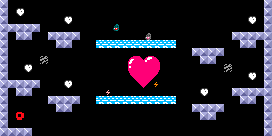

Below is a game level as drawn by its tile map, then a one-line description and the .tmx file that defines it, in full:
An orthogonal 34x17 tile map with 8x8 px tiles, 1 tile layer (Tile Layer 1) and 4 objects (2x 0, 2x 2).

<map version="1.0" orientation="orthogonal" renderorder="right-down" width="34" height="17" tilewidth="8" tileheight="8" nextobjectid="30">
 <properties>
  <property name="name" value="pacman" />
 </properties>
 <tileset firstgid="1" name="pacman" tilewidth="8" tileheight="8">
  <image source="tileset.png" width="160" height="200" />
 </tileset>
 <layer name="Tile Layer 1" width="34" height="17">
  <properties>
   <property name="texture" value="tileset" />
  </properties>
  <data encoding="csv">
61,0,0,0,0,0,0,0,0,0,0,0,0,0,0,0,0,0,0,0,0,0,0,0,0,0,0,0,0,0,0,0,0,61,
61,0,6,0,0,0,0,0,0,0,0,0,0,0,0,0,0,0,0,0,0,0,0,0,0,0,0,0,0,0,0,0,0,61,
61,0,0,0,0,0,0,0,6,0,0,0,0,0,0,0,0,0,0,0,0,0,0,0,0,0,0,0,0,0,0,6,0,61,
61,61,61,61,61,0,0,0,0,0,0,0,0,0,107,0,0,0,0,0,0,0,0,0,0,0,0,0,0,0,0,0,0,61,
61,0,61,61,0,0,61,61,61,61,0,0,0,0,0,0,0,0,67,0,0,0,0,0,0,0,0,0,0,61,61,61,61,61,
61,0,0,0,0,0,0,61,61,0,0,0,4,4,4,4,4,4,4,4,4,4,0,0,0,0,0,0,0,0,61,61,0,61,
61,0,0,0,0,0,0,0,0,0,0,0,0,0,0,0,0,0,0,0,0,0,0,0,61,61,61,61,0,0,0,0,0,61,
61,0,0,0,0,3,0,0,0,0,0,0,0,0,0,0,9,10,11,12,0,0,0,0,0,61,61,0,0,0,0,0,0,61,
61,0,0,6,0,0,0,0,0,0,0,0,0,0,0,0,29,13,13,32,0,0,0,0,0,0,0,0,3,0,0,0,0,61,
61,0,0,0,0,0,0,0,0,0,0,0,0,0,0,0,49,13,13,52,0,0,0,0,0,0,0,0,0,0,0,6,0,61,
61,61,61,61,61,0,0,0,6,0,0,0,0,0,0,0,69,70,71,47,0,0,0,0,0,0,0,0,0,0,0,0,0,61,
61,0,61,61,0,0,0,0,0,0,0,0,0,27,0,0,0,0,0,0,0,0,0,0,0,6,0,0,0,61,61,61,61,61,
61,0,0,0,0,0,61,61,61,61,0,0,4,4,4,4,4,4,4,4,4,4,0,0,0,0,0,0,0,0,61,61,0,61,
61,0,0,0,0,0,0,61,61,0,0,0,0,0,0,0,0,0,0,0,0,0,0,0,61,61,61,61,0,0,0,0,0,61,
61,0,20,0,0,0,0,0,0,0,0,0,0,0,0,0,0,0,0,0,0,0,0,0,0,61,61,0,0,0,0,0,0,61,
61,0,0,0,0,0,0,0,0,0,0,0,0,0,0,0,0,0,0,0,0,0,0,0,0,0,0,0,0,0,0,0,0,61,
61,61,61,61,0,0,0,0,0,0,0,0,0,0,0,0,0,0,0,0,0,0,0,0,0,0,0,0,0,0,0,0,0,61
</data>
 </layer>
 <objectgroup name="enemies">
  <properties>
   <property name="_type" value="1" />
   <property name="sizex" value="16" />
   <property name="sizey" value="16" />
   <property name="speedx" value="30" />
   <property name="speedy" value="100" />
   <property name="texture" value="enemies" />
  </properties>
  <object id="25" type="0" x="250" y="24">
   <properties>
    <property name="blink" value="1" />
    <property name="blinktime" value="750" />
   </properties>
   <polyline points="0,0 -42,16 -2,56 -42,72" />
  </object>
  <object id="26" type="0" x="64" y="88">
   <properties>
    <property name="blink" value="1" />
    <property name="blinktime" value="750" />
   </properties>
   <polyline points="0,0 -40,-16 0,-64 -40,-72" />
  </object>
 </objectgroup>
 <objectgroup name="bubbles">
  <properties>
   <property name="_type" value="2" />
   <property name="delay" value="3000" />
   <property name="sizex" value="16" />
   <property name="sizey" value="16" />
   <property name="speed" value="100" />
   <property name="texture" value="enemies" />
  </properties>
 </objectgroup>
 <objectgroup name="emiters">
  <properties>
   <property name="_type" value="2" />
   <property name="delay" value="5000" />
   <property name="offset" value="5000" />
   <property name="sizex" value="16" />
   <property name="sizey" value="16" />
   <property name="speed" value="30" />
   <property name="texture" value="enemies" />
  </properties>
  <object id="27" type="2" x="80" y="136">
   <properties>
    <property name="delay" value="5000" />
    <property name="offset" value="5000" />
   </properties>
   <polyline points="0,0 0,-144" />
  </object>
  <object id="28" type="2" x="176" y="136">
   <properties>
    <property name="delay" value="5000" />
    <property name="offset" value="3000" />
   </properties>
   <polyline points="0,0 0,-142" />
  </object>
 </objectgroup>
</map>
